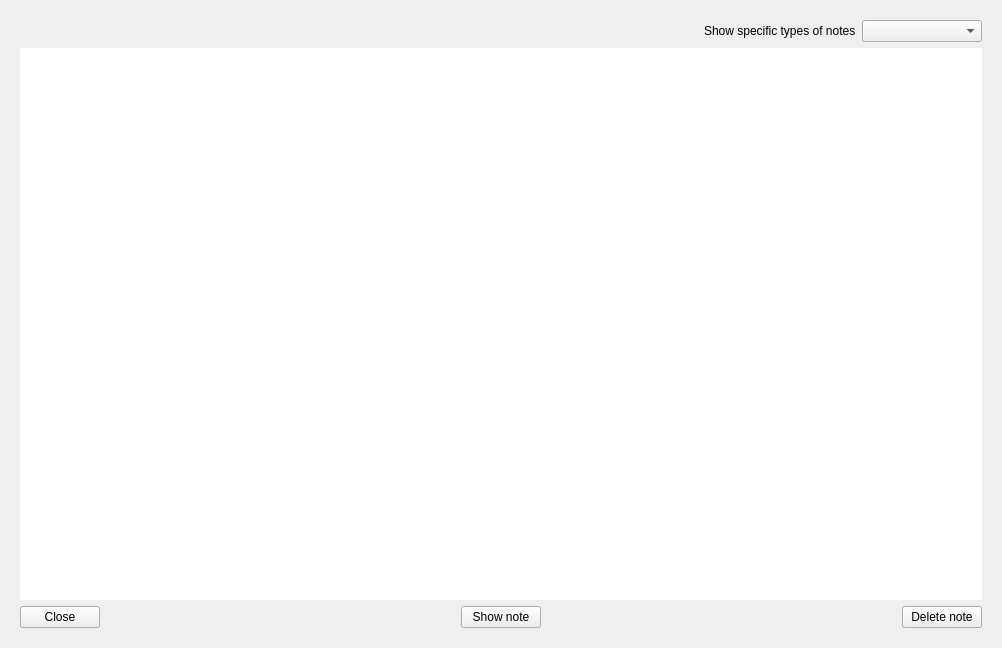
<?xml version="1.0" encoding="UTF-8"?>
<ui version="4.0">
 <class>ShowNotesWidget</class>
 <widget class="QWidget" name="ShowNotesWidget">
  <property name="geometry">
   <rect>
    <x>0</x>
    <y>0</y>
    <width>1002</width>
    <height>648</height>
   </rect>
  </property>
  <property name="windowTitle">
   <string>Form</string>
  </property>
  <layout class="QVBoxLayout" name="verticalLayout_2">
   <item>
    <widget class="QWidget" name="show_notes_main_widget" native="true">
     <layout class="QVBoxLayout" name="verticalLayout">
      <item>
       <layout class="QHBoxLayout" name="up_horizontal_layout">
        <item>
         <spacer name="horizontalSpacer_3">
          <property name="orientation">
           <enum>Qt::Horizontal</enum>
          </property>
          <property name="sizeHint" stdset="0">
           <size>
            <width>40</width>
            <height>20</height>
           </size>
          </property>
         </spacer>
        </item>
        <item>
         <widget class="QLabel" name="filter_label">
          <property name="text">
           <string>Show specific types of notes</string>
          </property>
         </widget>
        </item>
        <item>
         <widget class="QComboBox" name="filter_combobox">
          <property name="placeholderText">
           <string>Show note types</string>
          </property>
         </widget>
        </item>
       </layout>
      </item>
      <item>
       <widget class="QTableView" name="notes_tableview">
        <property name="frameShape">
         <enum>QFrame::NoFrame</enum>
        </property>
        <property name="frameShadow">
         <enum>QFrame::Plain</enum>
        </property>
        <property name="midLineWidth">
         <number>1</number>
        </property>
        <property name="horizontalScrollBarPolicy">
         <enum>Qt::ScrollBarAsNeeded</enum>
        </property>
        <property name="gridStyle">
         <enum>Qt::NoPen</enum>
        </property>
        <property name="sortingEnabled">
         <bool>true</bool>
        </property>
       </widget>
      </item>
      <item>
       <layout class="QHBoxLayout" name="buttons_panel_horizontal_layout">
        <item>
         <widget class="QPushButton" name="close_button">
          <property name="sizePolicy">
           <sizepolicy hsizetype="Preferred" vsizetype="Minimum">
            <horstretch>0</horstretch>
            <verstretch>0</verstretch>
           </sizepolicy>
          </property>
          <property name="text">
           <string>Close</string>
          </property>
          <property name="icon">
           <iconset resource="../../resource/icons.qrc">
            <normaloff>:/icons/back.png</normaloff>:/icons/back.png</iconset>
          </property>
          <property name="iconSize">
           <size>
            <width>32</width>
            <height>32</height>
           </size>
          </property>
         </widget>
        </item>
        <item>
         <spacer name="horizontalSpacer_2">
          <property name="orientation">
           <enum>Qt::Horizontal</enum>
          </property>
          <property name="sizeHint" stdset="0">
           <size>
            <width>40</width>
            <height>20</height>
           </size>
          </property>
         </spacer>
        </item>
        <item>
         <widget class="QPushButton" name="show_note_button">
          <property name="sizePolicy">
           <sizepolicy hsizetype="Preferred" vsizetype="Minimum">
            <horstretch>0</horstretch>
            <verstretch>0</verstretch>
           </sizepolicy>
          </property>
          <property name="text">
           <string>Show note</string>
          </property>
          <property name="icon">
           <iconset resource="../../resource/icons.qrc">
            <normaloff>:/icons/info.png</normaloff>:/icons/info.png</iconset>
          </property>
          <property name="iconSize">
           <size>
            <width>32</width>
            <height>32</height>
           </size>
          </property>
         </widget>
        </item>
        <item>
         <spacer name="horizontalSpacer">
          <property name="orientation">
           <enum>Qt::Horizontal</enum>
          </property>
          <property name="sizeHint" stdset="0">
           <size>
            <width>40</width>
            <height>20</height>
           </size>
          </property>
         </spacer>
        </item>
        <item>
         <widget class="QPushButton" name="delete_note_button">
          <property name="focusPolicy">
           <enum>Qt::StrongFocus</enum>
          </property>
          <property name="text">
           <string>Delete note</string>
          </property>
          <property name="icon">
           <iconset resource="../../resource/icons.qrc">
            <normaloff>:/icons/garbage.png</normaloff>:/icons/garbage.png</iconset>
          </property>
          <property name="iconSize">
           <size>
            <width>32</width>
            <height>32</height>
           </size>
          </property>
         </widget>
        </item>
       </layout>
      </item>
     </layout>
    </widget>
   </item>
  </layout>
 </widget>
 <resources>
  <include location="../../resource/icons.qrc"/>
 </resources>
 <connections/>
</ui>
